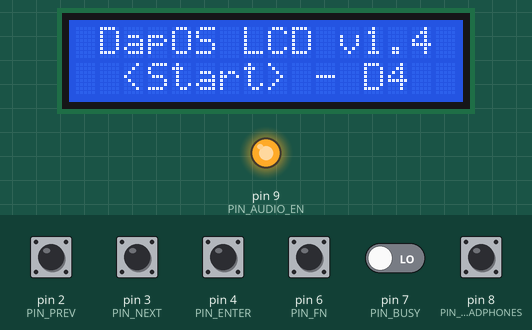
Recording of a sketch running on a simulated Arduino Uno, built with avr-gcc and run on an emulated ATmega328P. On the bench: 16×2 character LCD, output pins drawn as LEDs (lit = HIGH). The test bench sets the inputs (shaded band); at power-on: pin 2 (PIN_PREV), pin 3 (PIN_NEXT), pin 4 (PIN_ENTER), pin 6 (PIN_FN), pin 8 (PIN_HEADPHONES) HIGH, pin 7 (PIN_BUSY) LOW. The audio player accepts every command and is not drawn.

Above: at 7.7 s.
7.8 s: pin 4 (PIN_ENTER) pulled LOW for 1 s
At 9.5 s:
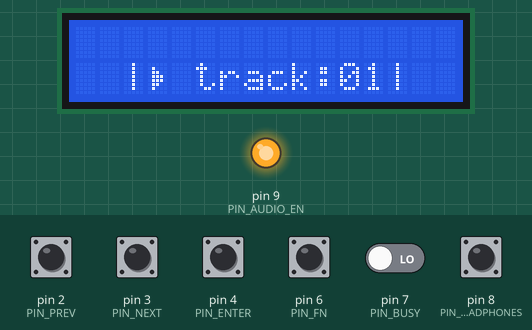
10.3 s: pin 6 (PIN_FN) pulled LOW for 1 s
At 12.0 s:
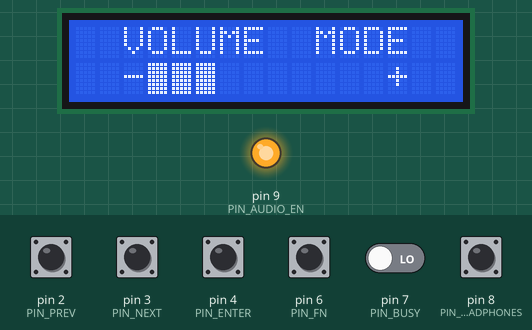
12.8 s: pin 2 (PIN_PREV) pulled LOW for 1 s
At 14.3 s:
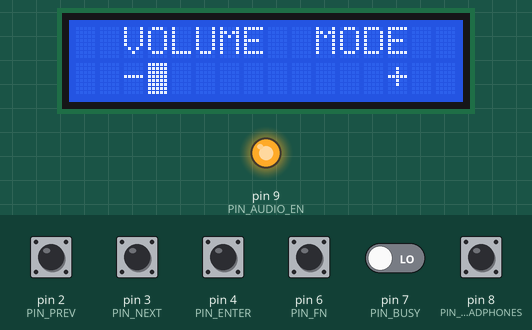
15.3 s: pin 2 (PIN_PREV) pulled LOW for 1 s
At 17.2 s:
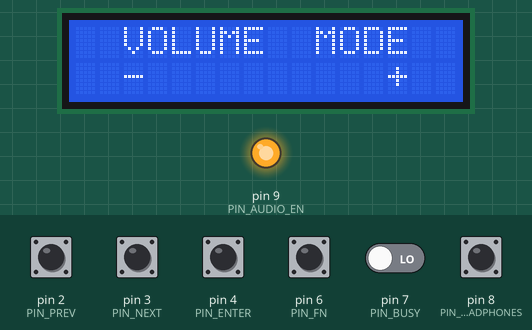
17.8 s: pin 8 (PIN_HEADPHONES) pulled LOW for 0.15 s
At 18.9 s:
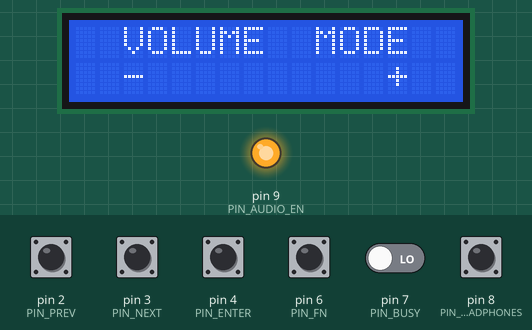
19.4 s: pin 3 (PIN_NEXT) pulled LOW for 1 s
At 20.4 s:
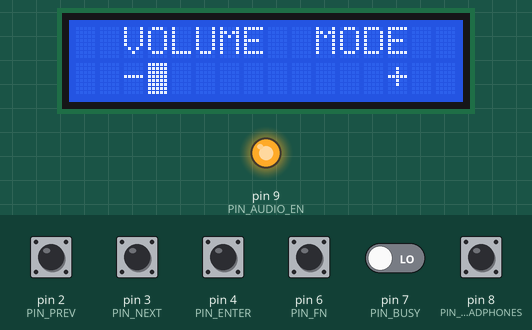
Timing chart, 0 to 22.4 s (numbered marks = the images above; inputs shaded):
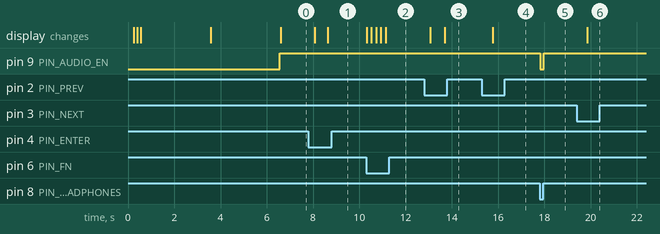

The sketch:

DapOS.ino
```cpp
#include <Wire.h>
#include <LiquidCrystal_I2C.h>
#include "screen_logo.h"
#include "screen_mp3.h"
#include "screen_menu.h"
#include "pins.h"

LiquidCrystal_I2C lcd(0x27, 16, 2);
DapScreen currentScreen = SCREEN_BOOT;

void setup() {
  lcd.begin();
  lcd.backlight();

  pinMode(PIN_PREV, INPUT_PULLUP);
  pinMode(PIN_NEXT, INPUT_PULLUP);
  pinMode(PIN_ENTER, INPUT_PULLUP);
  pinMode(PIN_FN, INPUT_PULLUP);

  pinMode(PIN_HEADPHONES, INPUT_PULLUP);
  pinMode(PIN_AUDIO_EN, OUTPUT);


  showSquirrelLogo(lcd);
  currentScreen = SCREEN_MENU;
}

void loop() {
  if (digitalRead(PIN_HEADPHONES) == LOW) {
    digitalWrite(PIN_AUDIO_EN, LOW);
  } else {
    digitalWrite(PIN_AUDIO_EN, HIGH);
  }


  switch (currentScreen) {
    case SCREEN_MENU:
      updateMenu(lcd, currentScreen);
      break;
    case SCREEN_MP3:
      updateScreenMP3(lcd);
      break;
  }
}
```

screen_logo.cpp
```cpp
#include "screen_logo.h"
#include <Arduino.h>

byte squirrel0[8] = {
  B00000,
  B01111,
  B11111,
  B11111,
  B11111,
  B10111,
  B00111,
  B00111
};

byte squirrel1[8] = {
  B00000,
  B00000,
  B00000,
  B10000,
  B10000,
  B10000,
  B10000,
  B00000
};

byte squirrel2[8] = {
  B00111,
  B00111,
  B00111,
  B00111,
  B00111,
  B00111,
  B00011,
  B00001
};

byte squirrel3[8] = {
  B01000,
  B01110,
  B01110,
  B01100,
  B01111,
  B11100,
  B11110,
  B11111
};

/*
  Squirell look
  ..........
  .####.....
  #####.....
  ######....
  ######....
  #.####....
  ..####....
  ..###.....
  ..###.#...
  ..###.###.
  ..###.###.
  ..###.##..
  ..###.####
  ..######..
  ...######.
  ....######
*/
void showSquirrelLogo(LiquidCrystal_I2C &lcd) {
  lcd.clear();
  lcd.createChar(0, squirrel0);
  lcd.createChar(1, squirrel1);
  lcd.createChar(2, squirrel2);
  lcd.createChar(3, squirrel3);

  drawSquirell(6, 150, lcd);
  delay(3000);
  lcd.clear();
  drawSquirell(4, 0, lcd);
  lcd.setCursor(7, 1);
  lcd.print("DapOS");
  delay(3000);
}


void drawSquirell(int offset, int appearingDelay, LiquidCrystal_I2C &lcd) {
  lcd.setCursor(offset, 0);
  lcd.write(byte(0));
  delay(appearingDelay);
  lcd.setCursor(offset + 1, 0);
  lcd.write(byte(1));
  delay(appearingDelay);
  lcd.setCursor(offset, 1);
  lcd.write(byte(2));
  delay(appearingDelay);
  lcd.setCursor(offset + 1, 1);
  lcd.write(byte(3));
}
```

screen_logo.h
```cpp
#pragma once
#include <LiquidCrystal_I2C.h>

void showSquirrelLogo(LiquidCrystal_I2C &lcd);
void drawSquirell(int offset, int appearingDelay, LiquidCrystal_I2C &lcd);
```

screen_menu.cpp
```cpp
#include "screen_menu.h"
#include <Arduino.h>


void updateMenu(LiquidCrystal_I2C &lcd, DapScreen &currentScreen) {
  static bool firstDraw = true;

  if (firstDraw) {
    lcd.clear();
    lcd.setCursor(0, 0);
    lcd.print(" DapOS LCD v1.4 ");
    lcd.setCursor(0, 1);
    lcd.print("  <Start> - D4  ");
    firstDraw = false;
  }

  if (!digitalRead(4)) {
    currentScreen = SCREEN_MP3;
    firstDraw = true;
    delay(250);
  }
}
```

screen_menu.h
```cpp
#pragma once
#include <LiquidCrystal_I2C.h>
#include "screen_mp3.h"

enum DapScreen { SCREEN_BOOT, SCREEN_MENU, SCREEN_MP3 };

void updateMenu(LiquidCrystal_I2C &lcd, DapScreen &currentScreen);
```

screen_mp3.cpp
```cpp
#include "screen_mp3.h"
#include "screen_volume.h"
#include <DFRobotDFPlayerMini.h>
#include <SoftwareSerial.h>
#include "track_list.h"
#include "pins.h"

static int track = 1;
static int volume = 10;
static bool playing = true;
static bool paused = false;

enum Mode { MODE_TRACK, MODE_VOLUME };
static Mode currentMode = MODE_TRACK;

const int maxVolume = 30;

SoftwareSerial mp3Serial(MP3_RX, MP3_TX);
DFRobotDFPlayerMini mp3;

void initializeMP3Player(LiquidCrystal_I2C &lcd) {
  pinMode(PIN_BUSY, INPUT);
  mp3Serial.begin(9600);

  lcd.clear();
  lcd.print("Init DFPlayer...");

  if (!mp3.begin(mp3Serial)) {
    lcd.clear();
    lcd.print("DFPlayer error");
    delay(1500);
    return;
  }

  mp3.EQ(DFPLAYER_EQ_NORMAL);
  mp3.volume(volume);
  mp3.play(track);
  playing = true;
  paused = false;

  byte playChar[8] = {
    B00000,
    B01000,
    B01100,
    B01110,
    B01110,
    B01100,
    B01000,
    B00000
  };
  byte pauseChar[8] = {
    B00000,
    B01010,
    B01010,
    B01010,
    B01010,
    B01010,
    B01010,
    B00000
  };
  lcd.createChar(6, playChar);
  lcd.createChar(7, pauseChar);

  lcd.clear();
}

void handleButtons(unsigned long now, unsigned long &lastPress) {
  if (now - lastPress < 200) return;

  if (!digitalRead(2)) {
    if (currentMode == MODE_VOLUME && volume > 0) {
      volume--;
      mp3.volume(volume);
    } else if (currentMode == MODE_TRACK) {
      track = (track <= 1) ? maxTrack : track - 1;
      mp3.play(track);
      playing = true;
      paused = false;
    }
    lastPress = now;

  } else if (!digitalRead(3)) {
    if (currentMode == MODE_VOLUME && volume < maxVolume) {
      volume++;
      mp3.volume(volume);
    } else if (currentMode == MODE_TRACK) {
      track = (track >= maxTrack) ? 1 : track + 1;
      mp3.play(track);
      playing = true;
      paused = false;
    }
    lastPress = now;

  } else if (!digitalRead(4)) {
    if (!paused) {
      mp3.pause();
      paused = true;
    } else {
      mp3.start();
      paused = false;
    }
    lastPress = now;
  }
}

void checkAutoNextTrack() {
  static bool wasBusy = false;
  bool isBusy = digitalRead(PIN_BUSY) == LOW;

  if (currentMode == MODE_TRACK && playing && !paused) {
    if (wasBusy && !isBusy) {
      track = (track >= maxTrack) ? 1 : track + 1;
      mp3.play(track);
    }
    wasBusy = isBusy;
  }
}

void renderVolumeScreen(LiquidCrystal_I2C &lcd) {
  showVolumePanel(lcd, volume, maxVolume);
}

void renderTrackScreen(LiquidCrystal_I2C &lcd, unsigned long now) {
  static int scrollIndex = 0;
  static unsigned long lastScroll = 0;
  const int scrollDelay = 300;

  lcd.setCursor(2, 1);
  lcd.print("|");
  lcd.write(!paused ? 6 : 7);
  lcd.print(" track:");
  if (track < 10) lcd.print("0");
  lcd.print(track);
  lcd.print("|");

  const char* title = trackNames[track];
  int len = strlen(title);
  if (len > 16 && now - lastScroll > scrollDelay) {
    scrollIndex = (scrollIndex + 1) % (len - 15);
    lastScroll = now;
  } else if (len <= 16) {
    scrollIndex = 0;
  }

  lcd.setCursor(0, 0);
  lcd.print(String(title).substring(scrollIndex, scrollIndex + 16));
}

void updateScreenMP3(LiquidCrystal_I2C &lcd) {
  static bool initialized = false;
  static unsigned long lastPress = 0;

  unsigned long now = millis();

  if (!initialized) {
    initializeMP3Player(lcd);
    initialized = true;
  }

  if (now - lastPress > 200 && !digitalRead(6)) {
    currentMode = (currentMode == MODE_TRACK) ? MODE_VOLUME : MODE_TRACK;
    lcd.clear();
    lastPress = now;
  }

  checkAutoNextTrack();
  handleButtons(now, lastPress);

  if (currentMode == MODE_VOLUME) {
    renderVolumeScreen(lcd);
  } else {
    renderTrackScreen(lcd, now);
  }
}
```

screen_mp3.h
```cpp
#pragma once
#include <LiquidCrystal_I2C.h>

void updateScreenMP3(LiquidCrystal_I2C &lcd);
```

screen_volume.cpp
```cpp
#include "screen_volume.h"
#include <Arduino.h>

void showVolumePanel(LiquidCrystal_I2C &lcd, int volume, int maxVolume) {
  lcd.setCursor(0, 0);
  lcd.print("  VOLUME  MODE   ");

  lcd.setCursor(2, 1);
  lcd.print("-");

  int bars = map(volume, 0, maxVolume, 0, 10);
  for (int i = 0; i < 10; i++) {
    lcd.write(i < bars ? byte(255) : ' ');
  }

  lcd.print("+");
}
```

screen_volume.h
```cpp
#pragma once
#include <LiquidCrystal_I2C.h>

void showVolumePanel(LiquidCrystal_I2C &lcd, int volume, int maxVolume);
```

track_list.h
```cpp
#pragma once

const int maxTrack = 10;

const char* trackNames[maxTrack + 1] = {
  "", // Required placeholder: DFPlayer uses 1-based indexing, so element 0 is unused.
  // Unfortunately, DFPlayer doesn't support listing files directly from the SD card.
  // Therefore, we need to manually initialize track names with every update.
};
```

pins.h
```cpp
#pragma once

// Control buttons
#define PIN_PREV      2
#define PIN_NEXT      3
#define PIN_ENTER     4
#define PIN_FN        6

// DFPlayer Busy
#define PIN_BUSY      7

// Audio pins
#define PIN_HEADPHONES 8
#define PIN_AUDIO_EN   9

// DFPlayer SoftwareSerial
#define MP3_RX        10
#define MP3_TX        11
```

Measured:
- after the input at 7.8 s, the display: first changes after 0.27 s (image 1 shows a later state)
- after the input at 10.3 s, the display: changes at once (image 2)
- after the input at 12.8 s, the display: first changes after 0.27 s (image 3 shows a later state)
- after the input at 15.3 s, the display: changes after 0.47 s (image 4)
- after the input at 17.8 s, pin 9 (PIN_AUDIO_EN): HIGH → LOW at once, → HIGH 0.14 s later
- after the input at 19.4 s, the display: changes after 0.47 s (image 6)
